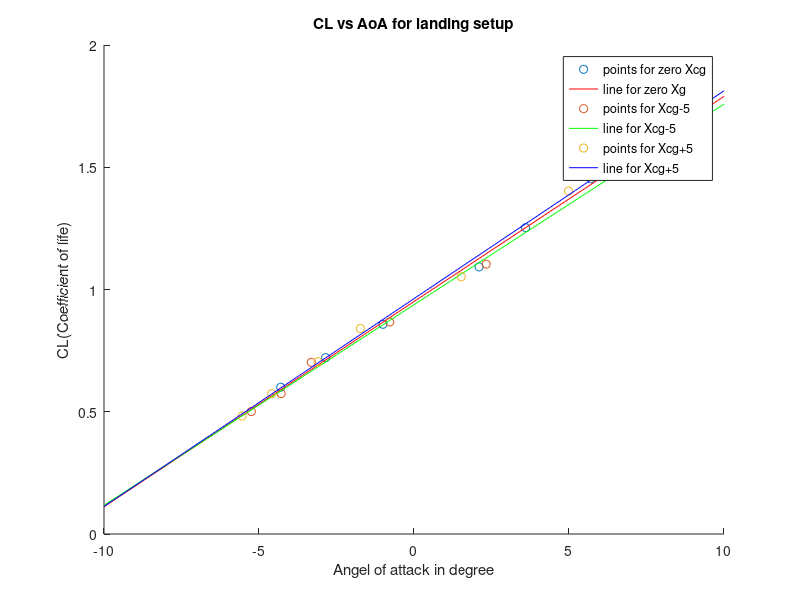

Here is the MATLAB script that generated this plot:

%%
clear
clc
%xcg=0
%landing
range = [-10:0.1:10];
rho = 1.225;
IAS_landing = ([108.9,99.3,91,80.6,75.2,69.8])*0.5144;
MassOfFuel_landing = ([930,924.8,919,915.6,907.8,903.3]+3100+503).*0.453592;

WeightofFuel_landing = MassOfFuel_landing.*9.81;
CL_landing = WeightofFuel_landing./(0.5.*rho.*IAS_landing.^2.*17.48);
AoA_landing = [-4.3,-2.85,-1,2.1,3.6,5.7];

hold on
scatter(AoA_landing,CL_landing,'r*');
p2 = polyfit(AoA_landing,CL_landing,1);
hold on
plot(range,p2(1).*range+p2(2),'r');
hold on
%%
%landing
%xcg-5
IAS_landing = [119.3,111.3,100.6,90.5,80.2,69.6].*0.5144;
rho = 1.225;
MassOfFuel_landing=(3100+503+[936.8,926.9,920.8,917.6,917,914.6]).*0.453592;
WeightOfFuel_landing = MassOfFuel_landing.*9.81;
CL_landing = WeightOfFuel_landing./(0.5.*rho.*IAS_landing.^2.*17.48);
AoA_landing=[-5.248,-4.286,-3.312,-0.781,2.33,6.249];

hold on
scatter(AoA_landing,CL_landing,'g*');
p2 = polyfit(AoA_landing,CL_landing,1);
hold on
plot(range,p2(1).*range+p2(2),'g');
hold on 
%%
%landing
%xcg + 5
IAS_landing = ([119.4,109.7,99.13,90.9,80.6,69.72])*0.5144;
MassOfFuel_landing = ([776.5,795.1,807,818.8,748.9,738.5]+3100+503).*0.453592;

WeightofFuel_landing = MassOfFuel_landing.*9.81;
CL_landing = WeightofFuel_landing./(0.5.*rho.*IAS_landing.^2.*17.48);
AoA_landing = [-5.547,-4.593,-3.096,-1.731,1.525,4.986];

hold on
scatter(AoA_landing,CL_landing,'b*');
p2 = polyfit(AoA_landing,CL_landing,1);
hold on
plot(range,p2(1).*range+p2(2),'b');

legend('points for zero Xcg','line for zero Xg','points for Xcg-5','line for Xcg-5','points for Xcg+5','line for Xcg+5');
xlabel('Angel of attack in degree');
ylabel('CL(Coefficient of life)');
title('CL vs AoA for landing setup');
hold off
